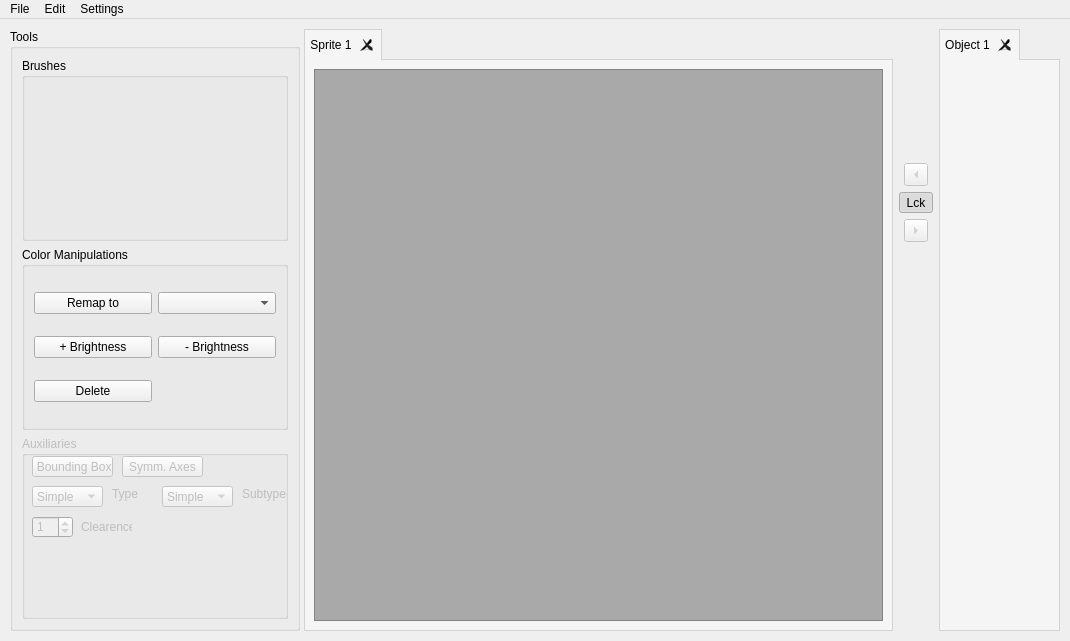
<?xml version="1.0" encoding="UTF-8"?>
<ui version="4.0">
 <class>MainWindow</class>
 <widget class="QMainWindow" name="MainWindow">
  <property name="geometry">
   <rect>
    <x>0</x>
    <y>0</y>
    <width>1070</width>
    <height>641</height>
   </rect>
  </property>
  <property name="windowTitle">
   <string>Object Maker</string>
  </property>
  <property name="styleSheet">
   <string notr="true"/>
  </property>
  <widget class="QWidget" name="centralwidget">
   <layout class="QHBoxLayout" name="horizontalLayout">
    <property name="spacing">
     <number>4</number>
    </property>
    <property name="leftMargin">
     <number>10</number>
    </property>
    <property name="topMargin">
     <number>10</number>
    </property>
    <property name="rightMargin">
     <number>10</number>
    </property>
    <property name="bottomMargin">
     <number>10</number>
    </property>
    <item>
     <widget class="QGroupBox" name="groupBox_tools">
      <property name="sizePolicy">
       <sizepolicy hsizetype="Fixed" vsizetype="Preferred">
        <horstretch>0</horstretch>
        <verstretch>0</verstretch>
       </sizepolicy>
      </property>
      <property name="minimumSize">
       <size>
        <width>290</width>
        <height>0</height>
       </size>
      </property>
      <property name="title">
       <string>Tools</string>
      </property>
      <layout class="QVBoxLayout" name="verticalLayout_4">
       <item>
        <widget class="QGroupBox" name="groupBox_Brushes">
         <property name="title">
          <string>Brushes</string>
         </property>
        </widget>
       </item>
       <item>
        <widget class="QGroupBox" name="groupBox_Colormani">
         <property name="title">
          <string>Color Manipulations</string>
         </property>
         <layout class="QGridLayout" name="gridLayout_3">
          <item row="0" column="0">
           <widget class="QPushButton" name="pushButton_remapTo">
            <property name="text">
             <string>Remap to</string>
            </property>
           </widget>
          </item>
          <item row="0" column="1">
           <widget class="QComboBox" name="comboBox_remapToColor"/>
          </item>
          <item row="1" column="0">
           <widget class="QPushButton" name="pushButton_incrBrightness">
            <property name="text">
             <string>+ Brightness</string>
            </property>
           </widget>
          </item>
          <item row="1" column="1">
           <widget class="QPushButton" name="pushButton_decrBrightness">
            <property name="text">
             <string>- Brightness</string>
            </property>
           </widget>
          </item>
          <item row="2" column="0">
           <widget class="QPushButton" name="pushButton_deleteColor">
            <property name="text">
             <string>Delete</string>
            </property>
           </widget>
          </item>
         </layout>
        </widget>
       </item>
       <item>
        <widget class="QGroupBox" name="groupBox_auxiliaries_2">
         <property name="enabled">
          <bool>false</bool>
         </property>
         <property name="title">
          <string>Auxiliaries</string>
         </property>
         <widget class="QPushButton" name="pushButton_boundingBox_2">
          <property name="geometry">
           <rect>
            <x>10</x>
            <y>20</y>
            <width>81</width>
            <height>21</height>
           </rect>
          </property>
          <property name="text">
           <string> Bounding Box</string>
          </property>
          <property name="checkable">
           <bool>true</bool>
          </property>
          <property name="checked">
           <bool>false</bool>
          </property>
          <property name="autoDefault">
           <bool>false</bool>
          </property>
          <property name="default">
           <bool>false</bool>
          </property>
          <property name="flat">
           <bool>false</bool>
          </property>
         </widget>
         <widget class="QPushButton" name="pushButton_symmAxes_2">
          <property name="geometry">
           <rect>
            <x>100</x>
            <y>20</y>
            <width>81</width>
            <height>21</height>
           </rect>
          </property>
          <property name="text">
           <string>Symm. Axes</string>
          </property>
          <property name="checkable">
           <bool>true</bool>
          </property>
         </widget>
         <widget class="QLabel" name="label_clearence_2">
          <property name="geometry">
           <rect>
            <x>59</x>
            <y>80</y>
            <width>51</width>
            <height>21</height>
           </rect>
          </property>
          <property name="text">
           <string>Clearence</string>
          </property>
         </widget>
         <widget class="QDoubleSpinBox" name="doubleSpinBox_clearence_2">
          <property name="geometry">
           <rect>
            <x>10</x>
            <y>80</y>
            <width>41</width>
            <height>22</height>
           </rect>
          </property>
          <property name="toolTip">
           <string notr="true">Object height</string>
          </property>
          <property name="decimals">
           <number>0</number>
          </property>
          <property name="maximum">
           <double>32.000000000000000</double>
          </property>
          <property name="singleStep">
           <double>1.000000000000000</double>
          </property>
          <property name="value">
           <double>1.000000000000000</double>
          </property>
         </widget>
         <widget class="QComboBox" name="comboBox_subtype_2">
          <property name="geometry">
           <rect>
            <x>10</x>
            <y>50</y>
            <width>71</width>
            <height>21</height>
           </rect>
          </property>
          <property name="autoFillBackground">
           <bool>false</bool>
          </property>
          <property name="styleSheet">
           <string notr="true"/>
          </property>
          <item>
           <property name="text">
            <string>Simple</string>
           </property>
          </item>
          <item>
           <property name="text">
            <string>Animated</string>
           </property>
          </item>
          <item>
           <property name="text">
            <string>Glass</string>
           </property>
          </item>
          <item>
           <property name="text">
            <string>Gardens</string>
           </property>
          </item>
         </widget>
         <widget class="QLabel" name="label_subtype_2">
          <property name="geometry">
           <rect>
            <x>90</x>
            <y>50</y>
            <width>51</width>
            <height>16</height>
           </rect>
          </property>
          <property name="text">
           <string>Type</string>
          </property>
         </widget>
         <widget class="QComboBox" name="comboBox_subtype_3">
          <property name="geometry">
           <rect>
            <x>140</x>
            <y>50</y>
            <width>71</width>
            <height>21</height>
           </rect>
          </property>
          <property name="autoFillBackground">
           <bool>false</bool>
          </property>
          <property name="styleSheet">
           <string notr="true"/>
          </property>
          <item>
           <property name="text">
            <string>Simple</string>
           </property>
          </item>
          <item>
           <property name="text">
            <string>Animated</string>
           </property>
          </item>
          <item>
           <property name="text">
            <string>Glass</string>
           </property>
          </item>
          <item>
           <property name="text">
            <string>Gardens</string>
           </property>
          </item>
         </widget>
         <widget class="QLabel" name="label_subtype_3">
          <property name="geometry">
           <rect>
            <x>220</x>
            <y>50</y>
            <width>51</width>
            <height>16</height>
           </rect>
          </property>
          <property name="text">
           <string>Subtype</string>
          </property>
         </widget>
        </widget>
       </item>
      </layout>
     </widget>
    </item>
    <item>
     <widget class="QTabWidget" name="tabWidget_sprites">
      <property name="enabled">
       <bool>true</bool>
      </property>
      <property name="sizePolicy">
       <sizepolicy hsizetype="Expanding" vsizetype="Expanding">
        <horstretch>0</horstretch>
        <verstretch>0</verstretch>
       </sizepolicy>
      </property>
      <property name="styleSheet">
       <string notr="true">QTabWidget::pane {
  border: 1px solid lightgray;
  top:-1px; 
  background: rgb(245, 245, 245);; 
} 

QTabBar::tab {
  background: rgb(230, 230, 230); 
  border: 1px solid lightgray; 
  padding: 5px;
} 

QTabBar::tab:selected { 
  background: rgb(245, 245, 245); 
  margin-bottom: -1px; 
}</string>
      </property>
      <property name="tabPosition">
       <enum>QTabWidget::North</enum>
      </property>
      <property name="currentIndex">
       <number>0</number>
      </property>
      <property name="documentMode">
       <bool>false</bool>
      </property>
      <property name="tabsClosable">
       <bool>true</bool>
      </property>
      <property name="movable">
       <bool>false</bool>
      </property>
      <property name="tabBarAutoHide">
       <bool>false</bool>
      </property>
      <widget class="QWidget" name="tab_Sprite">
       <property name="enabled">
        <bool>true</bool>
       </property>
       <attribute name="title">
        <string>Sprite 1</string>
       </attribute>
       <layout class="QHBoxLayout" name="horizontalLayout_2">
        <item>
         <widget class="QScrollArea" name="scrollArea">
          <property name="styleSheet">
           <string notr="true">background-color: darkgrey;</string>
          </property>
          <property name="widgetResizable">
           <bool>true</bool>
          </property>
          <widget class="QWidget" name="scrollAreaWidgetContents">
           <property name="geometry">
            <rect>
             <x>0</x>
             <y>0</y>
             <width>571</width>
             <height>552</height>
            </rect>
           </property>
          </widget>
         </widget>
        </item>
       </layout>
      </widget>
     </widget>
    </item>
    <item>
     <widget class="QWidget" name="widget_spriteExchange" native="true">
      <property name="sizePolicy">
       <sizepolicy hsizetype="Fixed" vsizetype="Preferred">
        <horstretch>0</horstretch>
        <verstretch>0</verstretch>
       </sizepolicy>
      </property>
      <property name="minimumSize">
       <size>
        <width>32</width>
        <height>0</height>
       </size>
      </property>
      <layout class="QVBoxLayout" name="verticalLayout_3">
       <property name="leftMargin">
        <number>2</number>
       </property>
       <property name="rightMargin">
        <number>2</number>
       </property>
       <item>
        <spacer name="verticalSpacer_2">
         <property name="orientation">
          <enum>Qt::Vertical</enum>
         </property>
         <property name="sizeType">
          <enum>QSizePolicy::Minimum</enum>
         </property>
         <property name="sizeHint" stdset="0">
          <size>
           <width>24</width>
           <height>125</height>
          </size>
         </property>
        </spacer>
       </item>
       <item alignment="Qt::AlignHCenter">
        <widget class="QToolButton" name="toolButton_toSprites">
         <property name="enabled">
          <bool>false</bool>
         </property>
         <property name="sizePolicy">
          <sizepolicy hsizetype="Fixed" vsizetype="Fixed">
           <horstretch>0</horstretch>
           <verstretch>0</verstretch>
          </sizepolicy>
         </property>
         <property name="minimumSize">
          <size>
           <width>5</width>
           <height>16</height>
          </size>
         </property>
         <property name="text">
          <string/>
         </property>
         <property name="arrowType">
          <enum>Qt::LeftArrow</enum>
         </property>
        </widget>
       </item>
       <item alignment="Qt::AlignHCenter">
        <widget class="QToolButton" name="toolButton_lock">
         <property name="minimumSize">
          <size>
           <width>28</width>
           <height>19</height>
          </size>
         </property>
         <property name="text">
          <string>Lck</string>
         </property>
         <property name="checkable">
          <bool>true</bool>
         </property>
         <property name="checked">
          <bool>true</bool>
         </property>
        </widget>
       </item>
       <item alignment="Qt::AlignHCenter|Qt::AlignTop">
        <widget class="QToolButton" name="toolButton_fromSprites">
         <property name="enabled">
          <bool>false</bool>
         </property>
         <property name="text">
          <string>...</string>
         </property>
         <property name="arrowType">
          <enum>Qt::RightArrow</enum>
         </property>
        </widget>
       </item>
       <item>
        <spacer name="verticalSpacer">
         <property name="orientation">
          <enum>Qt::Vertical</enum>
         </property>
         <property name="sizeHint" stdset="0">
          <size>
           <width>20</width>
           <height>40</height>
          </size>
         </property>
        </spacer>
       </item>
      </layout>
     </widget>
    </item>
    <item>
     <widget class="QTabWidget" name="tabWidget_objects">
      <property name="sizePolicy">
       <sizepolicy hsizetype="Minimum" vsizetype="Minimum">
        <horstretch>0</horstretch>
        <verstretch>0</verstretch>
       </sizepolicy>
      </property>
      <property name="minimumSize">
       <size>
        <width>0</width>
        <height>0</height>
       </size>
      </property>
      <property name="styleSheet">
       <string notr="true">
QTabWidget::pane {
  border: 1px solid lightgray;
  top:-1px; 
  background: rgb(245, 245, 245);; 
} 

QTabBar::tab {
  background: rgb(230, 230, 230); 
  border: 1px solid lightgray; 
  padding: 5px;
} 
QTabBar::tab:selected { 
  background: rgb(245, 245, 245); 
  margin-bottom: -1px; 
}
QToolButton {background : lightgrey;
border: 1px solid darkgrey;}
</string>
      </property>
      <property name="currentIndex">
       <number>0</number>
      </property>
      <property name="documentMode">
       <bool>false</bool>
      </property>
      <property name="tabsClosable">
       <bool>true</bool>
      </property>
      <property name="movable">
       <bool>false</bool>
      </property>
      <property name="tabBarAutoHide">
       <bool>false</bool>
      </property>
      <widget class="QWidget" name="tab_object">
       <attribute name="title">
        <string>Object 1</string>
       </attribute>
       <layout class="QHBoxLayout" name="horizontalLayout_3"/>
      </widget>
     </widget>
    </item>
   </layout>
  </widget>
  <widget class="QMenuBar" name="menubar">
   <property name="geometry">
    <rect>
     <x>0</x>
     <y>0</y>
     <width>1070</width>
     <height>21</height>
    </rect>
   </property>
   <widget class="QMenu" name="menuFile">
    <property name="title">
     <string>File</string>
    </property>
    <widget class="QMenu" name="menuLoad_Object_from">
     <property name="title">
      <string>Open Object from</string>
     </property>
     <addaction name="actionOpenFile"/>
     <addaction name="actionDATIdentifier"/>
    </widget>
    <widget class="QMenu" name="menuNew_Object">
     <property name="title">
      <string>New Object</string>
     </property>
     <addaction name="actionSmallScenery"/>
     <addaction name="actionLargeScenery"/>
     <addaction name="actionWall"/>
    </widget>
    <addaction name="menuNew_Object"/>
    <addaction name="menuLoad_Object_from"/>
    <addaction name="actionSave"/>
    <addaction name="actionSaveObjectAt"/>
   </widget>
   <widget class="QMenu" name="menuTools">
    <property name="title">
     <string>Edit</string>
    </property>
    <addaction name="actionNewSprite"/>
    <addaction name="actionLoadImage"/>
   </widget>
   <widget class="QMenu" name="menuSettings">
    <property name="title">
     <string>Settings</string>
    </property>
   </widget>
   <addaction name="menuFile"/>
   <addaction name="menuTools"/>
   <addaction name="menuSettings"/>
  </widget>
  <action name="actionSaveObjectAt">
   <property name="text">
    <string>Save Object at</string>
   </property>
   <property name="shortcut">
    <string>Ctrl+Shift+S</string>
   </property>
  </action>
  <action name="actionSave">
   <property name="text">
    <string>Save Object</string>
   </property>
   <property name="shortcut">
    <string>Ctrl+S</string>
   </property>
  </action>
  <action name="actionOpenFile">
   <property name="text">
    <string>File</string>
   </property>
   <property name="shortcut">
    <string>Ctrl+O</string>
   </property>
  </action>
  <action name="actionDATIdentifier">
   <property name="enabled">
    <bool>false</bool>
   </property>
   <property name="text">
    <string>DAT Identifier</string>
   </property>
  </action>
  <action name="actionNewSprite">
   <property name="text">
    <string>New Image</string>
   </property>
  </action>
  <action name="actionLoadImage">
   <property name="text">
    <string>Open Image</string>
   </property>
  </action>
  <action name="actionSmallScenery">
   <property name="text">
    <string>Small Scenery</string>
   </property>
  </action>
  <action name="actionLargeScenery">
   <property name="enabled">
    <bool>false</bool>
   </property>
   <property name="text">
    <string>Large Scenery</string>
   </property>
  </action>
  <action name="actionWall">
   <property name="enabled">
    <bool>false</bool>
   </property>
   <property name="text">
    <string>Wall</string>
   </property>
  </action>
 </widget>
 <resources/>
 <connections/>
</ui>
